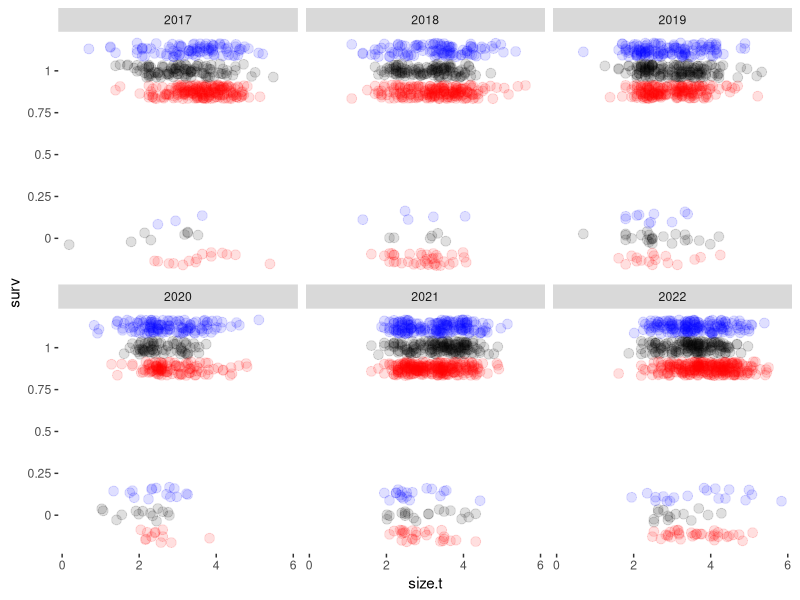
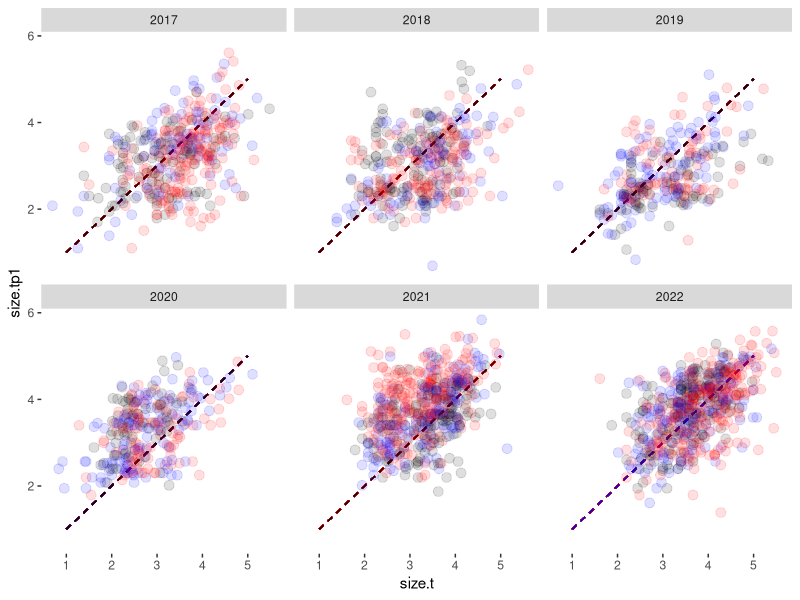
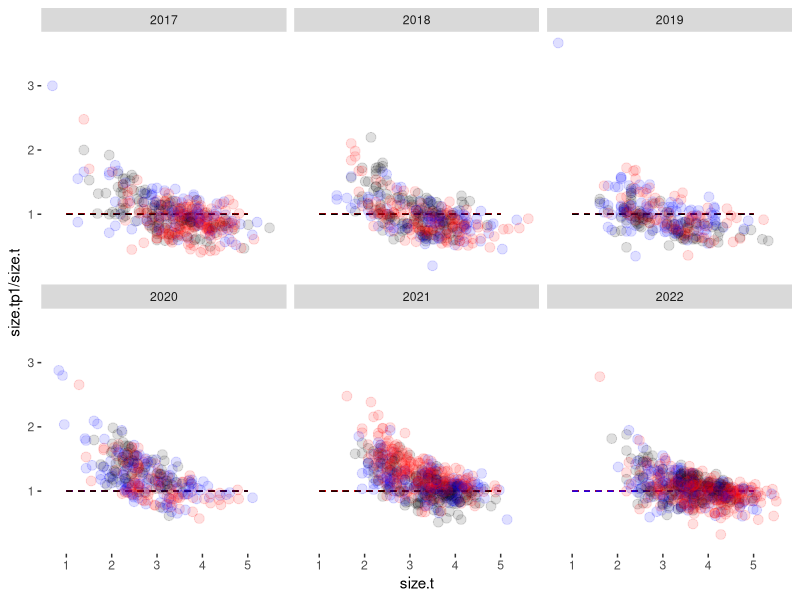
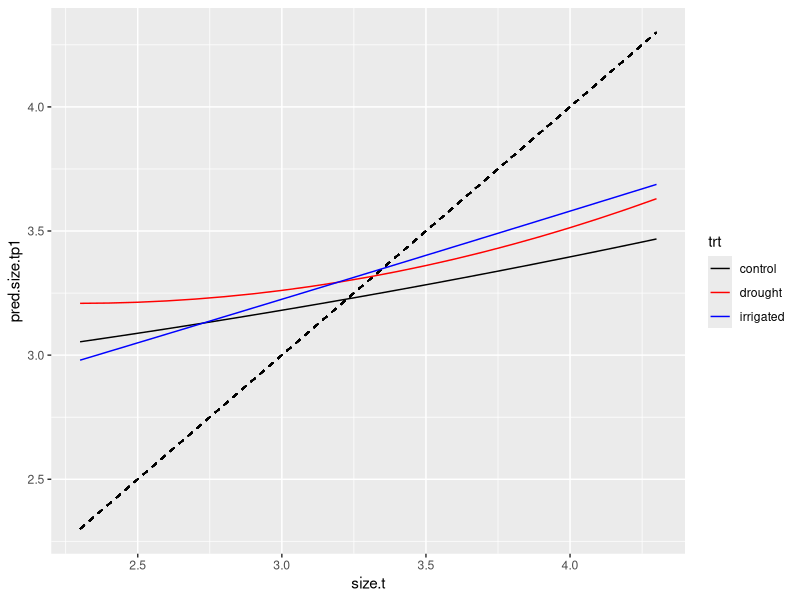
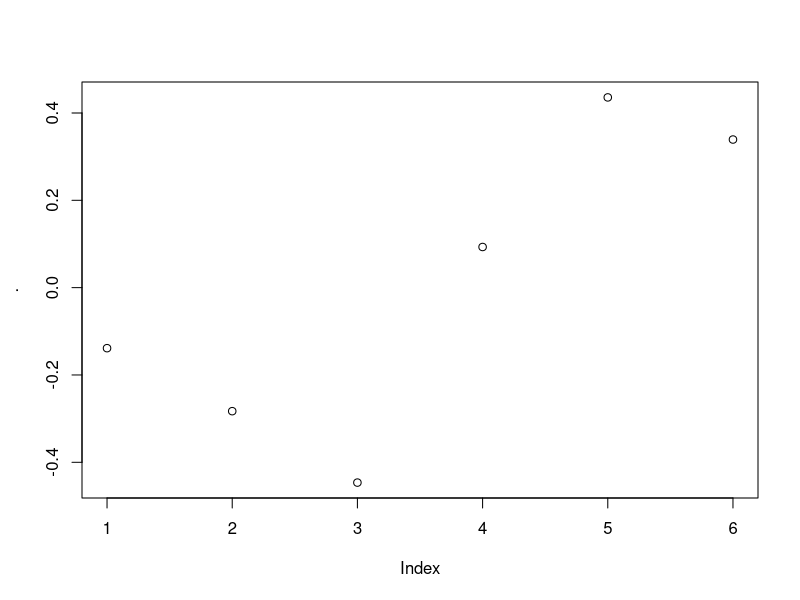
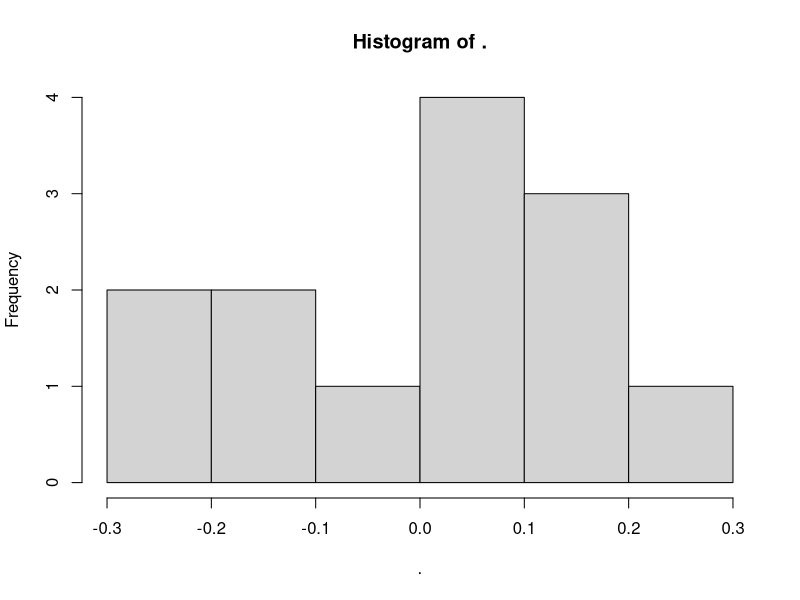
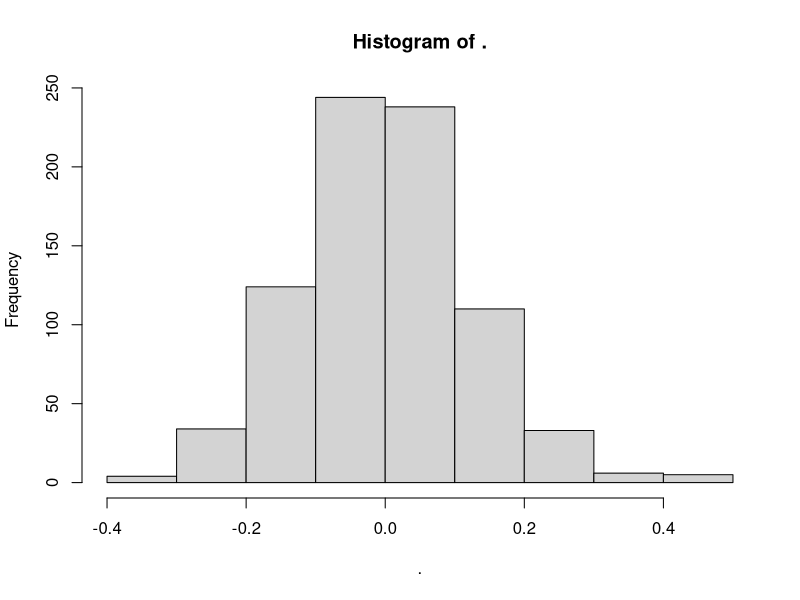
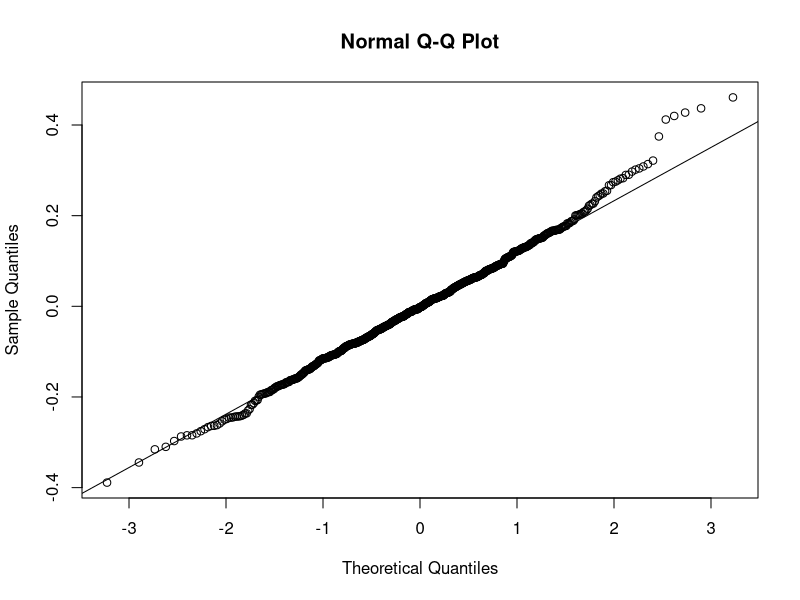

Reproduce these figures in R, in order.
########################################################
# Script with preliminary no-climate analysis of survival and growth
# Hopefully also an attempt to build growth kernels?
# SN - init 8 feb 2024
########################################################

library(ggplot2)
library(cowplot)
library(dplyr)
library(tidyr)
library(glmmTMB)

rm(list = ls())


########################################################
# Read in data

# Demo data
demo = read.csv('01_data_cleaning/out/demo_imputed_survival.csv')


########################################################
# Process data as needed

# Demo dataset, subsetted for survival
# we'll say that survival in year $y$ means surviving from $y$ to $y+1$
demo.for.surv = merge(
  # x - status in year $y$ - only interested in plants that survived in y
  x = demo %>% 
    filter(surv) %>% 
    select(Year, No.leaves, Leaf.length, No.umbels, demo.note, proc.note, plantid, Plot, trt),
  # y - whether plant was observed alive in year $y+1$
  y = demo %>%
    mutate(p.year = Year - 1) %>%
    select(p.year, plantid, surv, No.leaves, Leaf.length),
  by.x = c('Year', 'plantid'), by.y = c('p.year', 'plantid'),
  suffixes = c('.t', '.tp1')
)

head(demo.for.surv)
nrow(demo.for.surv)
length(unique(demo.for.surv$plantid))
table(demo.for.surv$Year)

# Further subset demo with *only plants with usable sizes* prior to the transition
# (I imagine this is what will be used in the final analysis)
# This also means cutting out the 2016 plants because their size measures are not good
demo.for.surv.sizes = demo.for.surv %>%
  filter(!is.na(No.leaves.t) & !is.na(Leaf.length.t) & No.leaves.t > 0, Year > 2016) %>%
  # add a size column
  mutate(size.t = log(No.leaves.t * Leaf.length.t))

nrow(demo.for.surv.sizes)
length(unique(demo.for.surv.sizes$plantid)) # still have 940 plants

# Further subsetting the above dataset to get growth (conditioned on survival)
# to get this, we need plants that survived *and* have measurements
demo.for.growth = demo.for.surv.sizes %>%
  filter(!is.na(No.leaves.tp1) & !is.na(Leaf.length.tp1) & No.leaves.tp1 > 0) %>%
  # add a size column
  mutate(size.tp1 = log(No.leaves.tp1 * Leaf.length.tp1))


nrow(demo.for.growth)
length(unique(demo.for.growth$plantid))


########################################################
# Visualize raw data

# First, survival data
demo.for.surv.sizes %>%
  mutate(surv = as.numeric(surv) - 0.125 * as.numeric(trt %in% 'drought') + 0.125 * as.numeric(trt %in% 'irrigated')) %>%
  ggplot(aes(x = size.t, y = surv, colour = trt)) +
  geom_point(size = 3, alpha = 0.125, position = position_jitter(height = (1/24))) +
  scale_colour_manual(values = c('black', 'red', 'blue')) +
  scale_y_continuous(breaks = (0:4)/4, labels = (0:4)/4) +
  facet_wrap(~ Year) +
  theme(
    panel.background = element_blank(),
    legend.position = 'none'
  )

# Growth 
demo.for.growth %>%
  ggplot(aes(x = size.t, y = size.tp1, colour = trt)) +
  geom_segment(aes(x = 1, xend = 5, y = 1, yend = 5), linetype = 2) +
  geom_point(size = 3, alpha = 0.125) +
  scale_colour_manual(values = c('black', 'red', 'blue')) +
  facet_wrap(~ Year) +
  theme(
    panel.background = element_blank(),
    legend.position = 'none'
  )
# Interesting. Def some year-to-year variation!

demo.for.growth %>%
  ggplot(aes(x = size.t, y = size.tp1 / size.t, colour = trt)) +
  geom_segment(aes(x = 1, xend = 5, y = 1, yend = 1), linetype = 2) +
  geom_point(size = 3, alpha = 0.125) +
  scale_colour_manual(values = c('black', 'red', 'blue')) +
  facet_wrap(~ Year) +
  theme(
    panel.background = element_blank(),
    legend.position = 'none'
  )
# Interesting non-linearity here... what does it mean...?

########################################################
# Fit some models

# First, probability of survival #######################

# First thing's first,
s_0 = glmmTMB(
  surv ~ (1 | Plot / plantid) + (1 | Year),
  data = demo.for.surv.sizes,
  family = 'binomial'
)

s_s = glmmTMB(
  surv ~ size.t + (1 | Plot / plantid) + (1 | Year),
  data = demo.for.surv.sizes,
  family = 'binomial'
)

AIC(s_0, s_s)
# Unsurprisingly, effect of size

s_sy = glmmTMB(
  surv ~ (1 | Plot / plantid) + (size.t | Year),
  data = demo.for.surv.sizes,
  family = 'binomial'
)

AIC(s_sy, s_s)
# Interesting. No evidence of year effects!

# Polynomial?
s_s2 = glmmTMB(
  surv ~ poly(size.t, 2) + (1 | Plot / plantid) + (1 | Year),
  data = demo.for.surv.sizes,
  family = 'binomial'
)

AIC(s_s2, s_s)
# no polynomial

# Look for treatment effects

s_s_t = glmmTMB(
  surv ~ size.t + trt + (1 | Plot / plantid) + (1 | Year),
  data = demo.for.surv.sizes,
  family = 'binomial'
)

s_st = glmmTMB(
  surv ~ size.t * trt + (1 | Plot / plantid) + (1 | Year),
  data = demo.for.surv.sizes,
  family = 'binomial'
)

AIC(s_s_t, s_st, s_s)
# no treatment effects, once again...

summary(s_s)
# one unit (lol) increase in size means survival odds go up by exp(0.647) =
# 1.909 or ~91%!


# Next, growth kernel (conditioned on survival) #######

g_0 = glmmTMB(
  size.tp1 ~ (1 | Plot / plantid) + (1 | Year),
  data = demo.for.growth
)

g_s = glmmTMB(
  size.tp1 ~ size.t + (1 | Plot / plantid) + (1 | Year),
  data = demo.for.growth
)

AIC(g_s, g_0)
# very unsurprising, there is an effect of current size on next year's size...

# yearly-varying effect of previous size?
g_sy = glmmTMB(
  size.tp1 ~ (1 | Plot / plantid) + (size.t | Year),
  data = demo.for.growth
)

AIC(g_sy, g_s)
# yearly-varying effects... not in this model!

# 
g_s2 = glmmTMB(
  size.tp1 ~ poly(size.t, 2) + (1 | Plot / plantid) + (1 | Year),
  data = demo.for.growth
)

AIC(g_s2, g_s)
# okay... a polynomial effect
summary(g_s2) # but it does look kinda weak rel. to uncertainty

g_s_t = glmmTMB(
  size.tp1 ~ size.t + trt + (1 | Plot / plantid) + (1 | Year),
  data = demo.for.growth
)

g_st = glmmTMB(
  size.tp1 ~ size.t * trt + (1 | Plot / plantid) + (1 | Year),
  data = demo.for.growth
)

g_s2_t = glmmTMB(
  size.tp1 ~ poly(size.t, 2) + trt + (1 | Plot / plantid) + (1 | Year),
  data = demo.for.growth
)

g_s2t = glmmTMB(
  size.tp1 ~ poly(size.t, 2) * trt + (1 | Plot / plantid) + (1 | Year),
  data = demo.for.growth
)

# g_s2y_t = glmmTMB(
#   size.tp1 ~ trt + (1 | Plot / plantid) + (poly(size.t, 2) | Year),
#   data = demo.for.growth
# ) # convergence issue, what a bummer

# g_s2y = glmmTMB(
#   size.tp1 ~ (1 | Plot / plantid) + (poly(size.t, 2) | Year),
#   data = demo.for.growth
# )

AIC(g_s, g_s2, g_s_t, g_st, g_s2_t, g_s2t) %>%
  mutate(daic = round(AIC - min(AIC), 2)) %>%
  arrange(daic)

# ah very cool... there is a treatment effect!

summary(g_s2t)

# Crude plot of this...
expand.grid(
  size.t = (23:43)/10,
  trt = c('control', 'drought', 'irrigated')
) %>%
  mutate(
    pred.size.tp1 = predict(
      object = g_s2t,
      newdata = .,
      re.form = ~ 0,
      allow.new.levels = TRUE
    )
  ) %>%
  ggplot(aes(x = size.t, y = pred.size.tp1)) +
  geom_segment(aes(x = 2.3, xend = 4.3, y = 2.3, yend = 4.3), linetype = 2) +
  geom_line(aes(group = trt, colour = trt)) +
  scale_colour_manual(values = c('black', 'red', 'blue'))
# LMAO more growth in drought than in control...
# still kinda surprised by this

# Random effects for the growth model
ranef(g_s2t)$cond$Year %>% unlist() %>% plot()
# interesting... does look like there's an increase over time
ranef(g_s2t)$cond$Plot %>% unlist() %>% hist()
# plausibly normally distributed
ranef(g_s2t)$cond$`plantid:Plot` %>% unlist() %>% hist()
# hey cool that looks super normally distributed! hell yeah bro
ranef(g_s2t)$cond$`plantid:Plot` %>% unlist() %>% qqnorm()
ranef(g_s2t)$cond$`plantid:Plot` %>% unlist() %>% qqline()
# hmm upper tail of these is off but otherwise looks good
residuals(g_s2t) %>% qqnorm()
residuals(g_s2t) %>% qqline()
# right tail also looks off but otherwise good

demo.for.growth %>%
  mutate(resid = residuals(g_s2t)) %>%
  ggplot(aes(x = size.t, y = resid)) +
  geom_point(aes(colour = trt)) +
  geom_segment(aes(x = 1, xend = 5, y = 0, yend = 0), linetype = 2) +
  scale_colour_manual(values = c('black', 'red', 'blue')) +
  facet_wrap(~ Year)
# Honestly this looks fine to me. Looks like residual variance is similar across years.
# Also doesn't look like the variance changes with size.


########################################################
# Plot model predictions

##### Plot survival

surv.preds = data.frame(size.t = (10:50)/10) %>%
  mutate(
    pred.surv = predict(
      object = s_s,
      newdata = .,
      allow.new.levels = TRUE,
      re.form = ~ 0,
      type = 'response'
    )
  )

head(surv.preds)

surv.data.base = demo.for.surv.sizes %>%
  mutate(surv = as.numeric(surv) - 0.125 * as.numeric(trt %in% 'drought') + 0.125 * as.numeric(trt %in% 'irrigated')) %>%
  ggplot(aes(x = size.t, y = surv, colour = trt)) +
  geom_point(size = 3, alpha = 0.125, position = position_jitter(height = (1/24))) +
  labs(x = 'Probability of survival', y = 'Size after transition') +
  scale_colour_manual(values = c('black', 'red', 'blue')) +
  scale_y_continuous(breaks = (0:4)/4, labels = (0:4)/4) +
  facet_wrap(~ Year) +
  theme(
    panel.background = element_blank(),
    legend.position = 'none'
  )

surv.data.base +
  geom_line(
    data = surv.preds,
    inherit.aes = FALSE,
    aes(x = size.t, y = pred.surv)
  )
# Interesting.


##### Plot growth

growth.preds = expand.grid(
  size.t = (10:50)/10,
  trt = c('control', 'drought', 'irrigated')
) %>%
  mutate(
    pred.size.tp1 = predict(
      object = g_s2t,
      newdata = .,
      re.form = ~ 0,
      allow.new.levels = TRUE
    )
  ) 

growth.data.base = demo.for.growth %>%
  ggplot(aes(x = size.t, y = size.tp1, colour = trt)) +
  # geom_segment(aes(x = 1, xend = 5, y = 1, yend = 5), linetype = 2) +
  geom_point(size = 3, alpha = 0.125) +
  labs(x = 'Size before transition', y = 'Size after transition') +
  scale_colour_manual(values = c('black', 'red', 'blue')) +
  facet_wrap(~ Year) +
  theme(
    panel.background = element_blank(),
    legend.position = 'none'
  )

growth.data.base +
  geom_line(
    data = growth.preds,
    inherit.aes = FALSE,
    aes(x = size.t, y = pred.size.tp1, group = trt, colour = trt)
  )


########################################################
# Can I make a kernel?

growth.resid.sd = summary(g_s2t)$sigma

kernels = expand.grid(
  size.t = (95:505)/100,
  size.tp1 = (95:505)/100,
  trt = c('control', 'drought', 'irrigated')
)

kernels = kernels %>%
  mutate(
    p.survive = predict(
      object = s_s,
      newdata = .,
      allow.new.levels = TRUE,
      re.form = ~ 0,
      type = 'response'
    ),
    exp.size.tp1 = predict(
      object = g_s2t,
      newdata = .,
      allow.new.levels = TRUE,
      re.form = ~ 0,
      type = 'response'
    )
  )

kernels = kernels %>%
  mutate(
    p.grow.size.tp1 = dnorm(x = size.tp1, mean = exp.size.tp1, sd = growth.resid.sd),
    p.size.tp1 = p.grow.size.tp1 * p.survive
  )

ggkernel = ggplot(kernels, aes(x = size.t, y = size.tp1, fill = p.size.tp1))

ggkernel +
  geom_tile() +
  scale_y_reverse() +
  scale_fill_viridis_c() +
  labs(x = 'Size in t', y = 'Size in t+1') +
  facet_wrap(~ trt)
